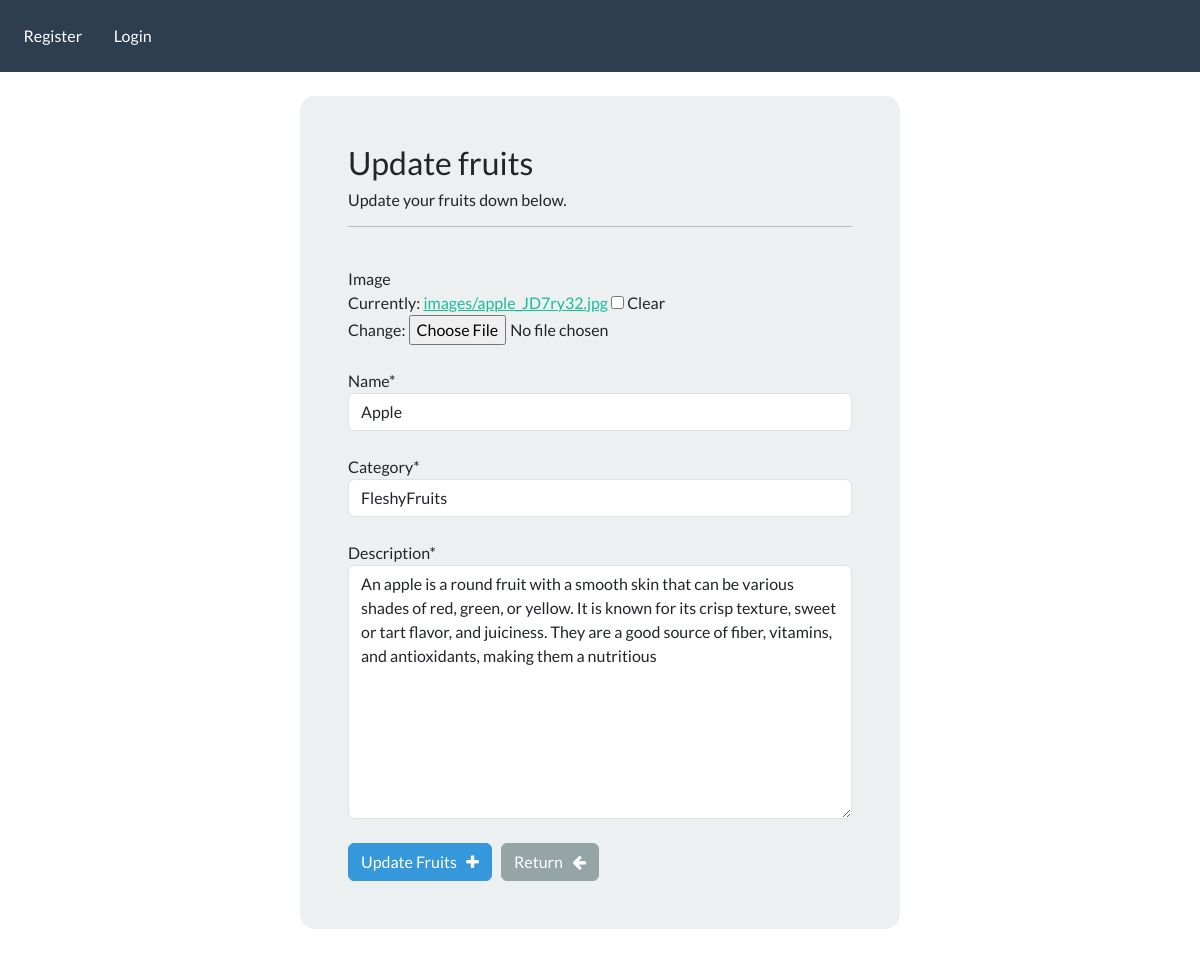
The app's page /update_fruit/1/ with its own data.
### fruitsapp/models.py (models this page shows, shortened)
class MyFruit(models.Model):
    image = models.ImageField(null=True, blank=True, upload_to="images/")
    name = models.CharField(max_length=100)
    category = models.CharField(max_length=120)
    description = models.TextField(max_length=256)

### fruitsapp/views.py (the view, shortened to what this page needs)
# urls.py: path('update_fruit/<int:pk>/', views.update_fruit, name='update_fruit'),
def update_fruit(request, pk):
    new_fruit = MyFruit.objects.get(id=pk)
    form = UpdateFruit(instance=new_fruit)
    return render(request, 'fruitsapp/update_fruits.html', {'form': form})

### fruitsapp/forms.py
class UpdateFruit(forms.ModelForm):
    class Meta:
        model = MyFruit
        fields = ['image', 'name', 'category', 'description']

### fruitsapp/templates/fruitsapp/update_fruits.html (shortened to what this page needs)
{% extends 'fruitsapp/base.html' %}
{% load crispy_forms_tags %}
{% block content %}
<body>
    <div class="container bg-light shadow-md p-5 form-layout">
        <h3> Update fruits</h3>
        <h6> Update your fruits down below.</h6>
        <hr>
        <br>
        <form method="POST" enctype="multipart/form-data">
            {{ form.image|as_crispy_field }}
            <br>
            {{ form.name|as_crispy_field }}
            <br>
            {{ form.category|as_crispy_field }}
            <br>
            {{ form.description|as_crispy_field }}
            <br>
            <button type="submit" class="btn btn-info">
                Update Fruits &nbsp; <i class="fa fa-plus" aria-hidden="true"></i>
            </button>
            <a href="{% url 'view_fruits' %}" class="btn btn-secondary">Return &nbsp; <i class="fa fa-arrow-left" aria-hidden="true"></i></a>
        </form>
    </div>
    <br>
</body>
{% endblock %}

### static/CSS/mycss.css (style rules this page uses)
.form-layout { border-radius: 15px; width: 600px; }

### records on screen
MyFruit: name "Apple", category "FleshyFruits", description "An apple is a round fruit with a smooth skin that can be various shades of red, green, or yellow. It is known for its crisp texture, sweet or tart flavor, and juiciness. They are a good source of fiber, vitamins, and antioxidants, making them a nutritious"
